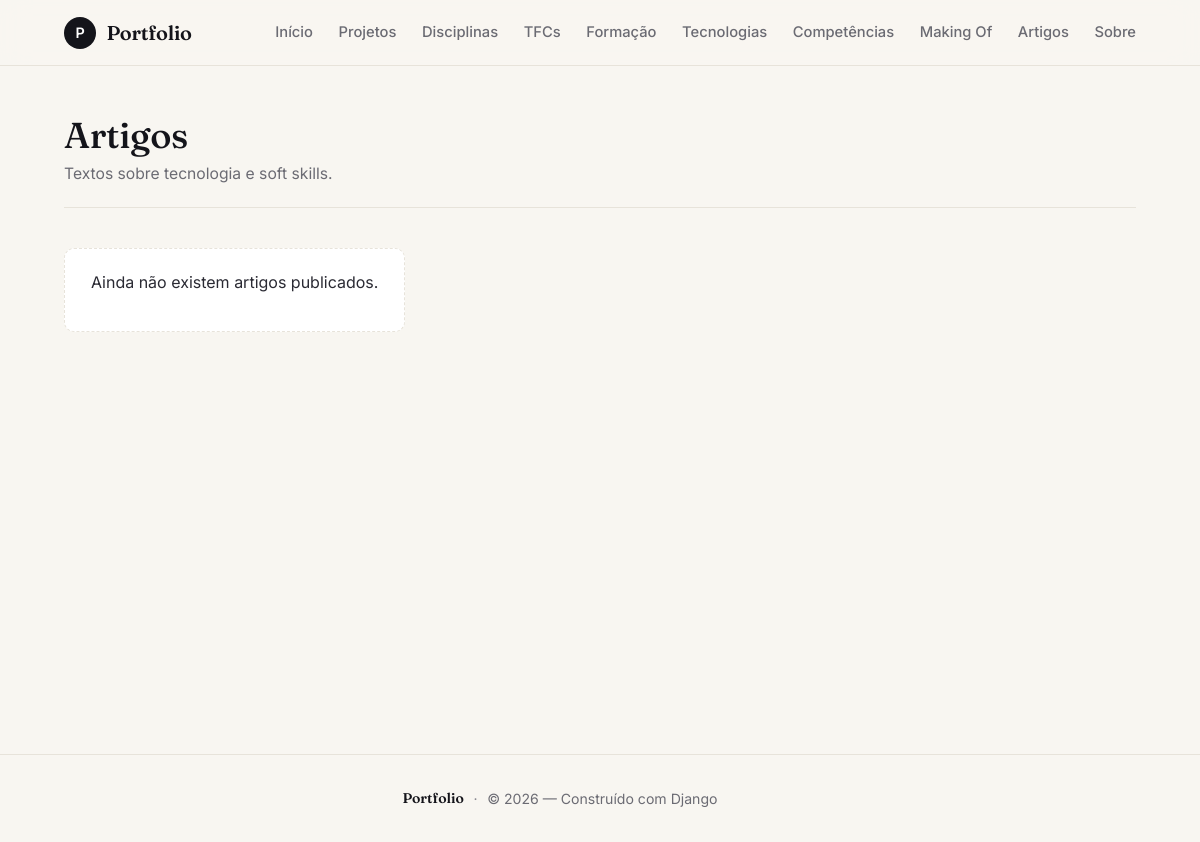
The app's page /artigos/, older data.
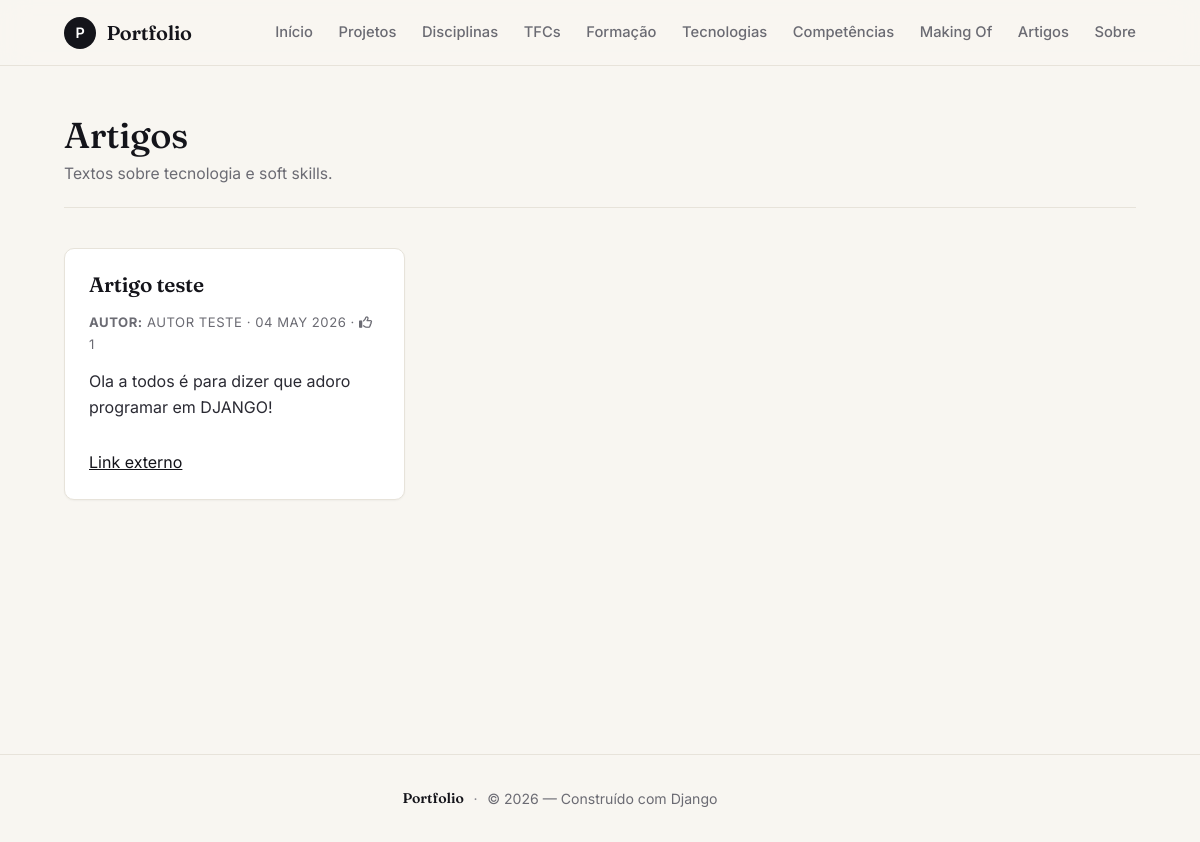
The same page, newer data.
### artigos/models.py (models this page shows, shortened)
class Artigo(models.Model):
    titulo = models.CharField(max_length=200)
    texto = models.TextField()
    fotografia = models.ImageField(upload_to="artigos/", blank=True, null=True)
    link_externo = models.URLField(blank=True, null=True)
    data_criacao = models.DateTimeField(auto_now_add=True)
    autor = models.ForeignKey(
        settings.AUTH_USER_MODEL,
        on_delete=models.CASCADE,
        related_name="artigos",
    )
    class Meta:
        ordering = ["-data_criacao"]
        verbose_name = "Artigo"
        verbose_name_plural = "Artigos"
    def total_likes(self):
        return self.gostos.count()

### artigos/views.py (the view)
# urls.py: path("", views.listagem, name="listagem"),
def listagem(request):
    artigos = Artigo.objects.select_related("autor").all()
    return render(
        request,
        "artigos/listagem.html",
        {
            "artigos": artigos,
            "titulo_pagina": "Artigos",
            "e_autor": pertence_ao_grupo_autores(request.user),
        },
    )

### artigos/views.py (called while the page is built)
def pertence_ao_grupo_autores(user):
    return user.is_authenticated and user.groups.filter(name="autores").exists()

### artigos/templates/artigos/listagem.html (shortened to what this page needs)
{% extends 'portfolio/base.html' %}
{% load static %}
{% block content %}
<section class="projetos-header" style="display: flex; justify-content: space-between; align-items: flex-start; flex-wrap: wrap; gap: 1rem;">
    <div>
        <h2 style="margin: 0;">Artigos</h2>
        <p class="text-muted" style="margin: 0.35rem 0 0;">Textos sobre tecnologia e soft skills.</p>
    </div>
</section>
<div class="projetos-grid">
    {% for artigo in artigos %}
    <article class="card position-relative">
        <div class="projeto-info">
            <h3><a href="{% url 'artigos:detalhe' artigo.pk %}">{{ artigo.titulo }}</a></h3>
            <p class="projeto-meta">
                <strong>Autor:</strong> {{ artigo.autor.get_full_name|default:artigo.autor.username }}
                · {{ artigo.data_criacao|date:"d M Y" }}
                · <i class="fa-regular fa-thumbs-up"></i> {{ artigo.total_likes }}
            </p>
            <p class="projeto-descricao">{{ artigo.texto|truncatewords:36 }}</p>
            {% if artigo.link_externo %}
            <p class="mb-0"><a href="{{ artigo.link_externo }}" target="_blank" rel="noopener noreferrer" class="btn-link">Link externo</a></p>
            {% endif %}
        </div>
    </article>
    {% empty %}
    <div class="alert">
        <p>Ainda não existem artigos publicados.</p>
    </div>
    {% endfor %}
</div>
{% endblock %}

### portfolio/templates/portfolio/base.html (shortened to what this page needs)
<!DOCTYPE html>
<html lang="pt">
<head>
    {% load static %}
    <link href="https://cdn.jsdelivr.net/npm/bootstrap@5.3.8/dist/css/bootstrap.min.css" rel="stylesheet">
    <link rel="stylesheet" href="{% static 'portfolio/styles.css' %}">
</head>
<body>
    <header class="site-header">
        <div class="site-header-inner">
            <a href="{% url 'portfolio:base' %}" class="brand">
                <span class="brand-mark">P</span>
                <span class="brand-name">Portfolio</span>
            </a>
            <nav class="site-nav">
                <a href="{% url 'portfolio:base' %}">Início</a>
                <a href="{% url 'portfolio:projetos' %}">Projetos</a>
                <a href="{% url 'portfolio:unidades_curriculares' %}">Disciplinas</a>
                <a href="{% url 'portfolio:tfcs' %}">TFCs</a>
                <a href="{% url 'portfolio:formacao' %}">Formação</a>
                <a href="{% url 'portfolio:tecnologias' %}">Tecnologias</a>
                <a href="{% url 'portfolio:competencias' %}">Competências</a>
                <a href="{% url 'portfolio:making_of' %}">Making Of</a>
                <a href="{% url 'artigos:listagem' %}">Artigos</a>
                <a href="{% url 'portfolio:sobre' %}">Sobre</a>
            </nav>
        </div>
    </header>
    <main>
        {% block content %}{% endblock %}
    </main>
    <footer class="site-footer">
        <div class="site-footer-inner">
            <span class="footer-brand">Portfolio</span>
            <span class="footer-divider">·</span>
            <span class="footer-meta">&copy; 2026 — Construído com Django</span>
        </div>
    </footer>
</body>
</html>

Row changes from the older to the newer data that the page shows:
added Artigo: titulo "Artigo teste", autor.get_full_name "AUTOR TESTE", data_criacao "04 MAY 2026", total_likes "1", texto "Ola a todos é para dizer que adoro programar em DJANGO!"
Text that changed along with them:
text no longer shown: "Ainda não existem artigos publicados."
